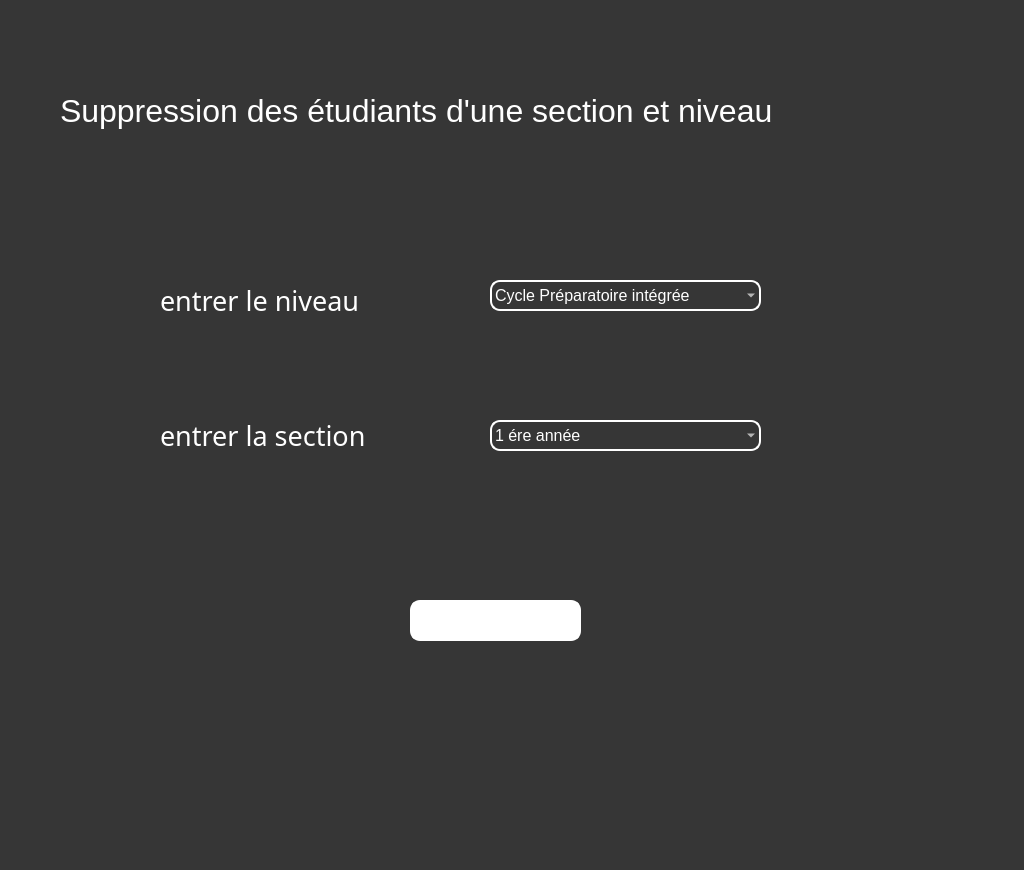
<?xml version="1.0" encoding="UTF-8"?>
<ui version="4.0">
 <class>suppression_section_niveau_donnes</class>
 <widget class="QWidget" name="suppression_section_niveau_donnes">
  <property name="geometry">
   <rect>
    <x>0</x>
    <y>0</y>
    <width>1024</width>
    <height>870</height>
   </rect>
  </property>
  <property name="maximumSize">
   <size>
    <width>1024</width>
    <height>870</height>
   </size>
  </property>
  <property name="windowTitle">
   <string>Form</string>
  </property>
  <property name="styleSheet">
   <string notr="true">background-color: qlineargradient(spread:repeat, x1:0, y1:0, x2:1, y2:0, stop:0 rgba(18, 178, 255, 254), stop:1 rgba(255, 255, 255, 255));
background-image: url(:/ressources/23.jpg);
background-color: rgb(54, 54, 54);
color: rgb(255, 255, 255);</string>
  </property>
  <widget class="QLabel" name="label">
   <property name="geometry">
    <rect>
     <x>160</x>
     <y>280</y>
     <width>261</width>
     <height>41</height>
    </rect>
   </property>
   <property name="font">
    <font>
     <family>Bahnschrift SemiLight</family>
     <pointsize>20</pointsize>
    </font>
   </property>
   <property name="styleSheet">
    <string notr="true">background:transparent;
color: rgb(255, 255, 255);

border-radius:10px</string>
   </property>
   <property name="text">
    <string>entrer le niveau</string>
   </property>
  </widget>
  <widget class="QLabel" name="label_2">
   <property name="geometry">
    <rect>
     <x>160</x>
     <y>410</y>
     <width>261</width>
     <height>51</height>
    </rect>
   </property>
   <property name="font">
    <font>
     <family>Bahnschrift SemiLight</family>
     <pointsize>20</pointsize>
    </font>
   </property>
   <property name="styleSheet">
    <string notr="true">background:transparent;
color: rgb(255, 255, 255);

border-radius:10px</string>
   </property>
   <property name="text">
    <string>entrer la section</string>
   </property>
  </widget>
  <widget class="QPushButton" name="suppnivsect">
   <property name="geometry">
    <rect>
     <x>410</x>
     <y>600</y>
     <width>171</width>
     <height>41</height>
    </rect>
   </property>
   <property name="font">
    <font>
     <family>Bahnschrift SemiLight</family>
     <pointsize>16</pointsize>
    </font>
   </property>
   <property name="styleSheet">
    <string notr="true">color: rgb(54, 54, 54);
background-color: rgb(255, 255, 255);

color: rgb(255, 255, 255);
border:2px solid white;
border-radius:10px</string>
   </property>
   <property name="text">
    <string>supprimer</string>
   </property>
  </widget>
  <widget class="QLabel" name="label_3">
   <property name="geometry">
    <rect>
     <x>60</x>
     <y>80</y>
     <width>931</width>
     <height>61</height>
    </rect>
   </property>
   <property name="font">
    <font>
     <pointsize>24</pointsize>
    </font>
   </property>
   <property name="styleSheet">
    <string notr="true">background:transparent;
color: rgb(255, 255, 255);

border-radius:10px</string>
   </property>
   <property name="text">
    <string>Suppression des étudiants d'une section et niveau</string>
   </property>
  </widget>
  <widget class="QComboBox" name="comboBox">
   <property name="geometry">
    <rect>
     <x>490</x>
     <y>280</y>
     <width>271</width>
     <height>31</height>
    </rect>
   </property>
   <property name="font">
    <font>
     <pointsize>12</pointsize>
    </font>
   </property>
   <property name="styleSheet">
    <string notr="true">background:transparent;
color: rgb(255, 255, 255);
border:2px solid white;
border-radius:10px</string>
   </property>
   <item>
    <property name="text">
     <string>Cycle Préparatoire intégrée</string>
    </property>
   </item>
   <item>
    <property name="text">
     <string>License Info</string>
    </property>
   </item>
   <item>
    <property name="text">
     <string>License Tic</string>
    </property>
   </item>
   <item>
    <property name="text">
     <string>License électronique</string>
    </property>
   </item>
   <item>
    <property name="text">
     <string>Ingénieur électronique</string>
    </property>
   </item>
   <item>
    <property name="text">
     <string>Ingénieur Informatique</string>
    </property>
   </item>
  </widget>
  <widget class="QComboBox" name="comboBox_2">
   <property name="geometry">
    <rect>
     <x>490</x>
     <y>420</y>
     <width>271</width>
     <height>31</height>
    </rect>
   </property>
   <property name="font">
    <font>
     <pointsize>12</pointsize>
    </font>
   </property>
   <property name="styleSheet">
    <string notr="true">background:transparent;
color: rgb(255, 255, 255);
border:2px solid white;
border-radius:10px</string>
   </property>
   <item>
    <property name="text">
     <string>1 ére année</string>
    </property>
   </item>
   <item>
    <property name="text">
     <string>2 éme année</string>
    </property>
   </item>
   <item>
    <property name="text">
     <string>3 éme année</string>
    </property>
   </item>
  </widget>
 </widget>
 <resources>
  <include location="ressources.qrc"/>
 </resources>
 <connections/>
</ui>
